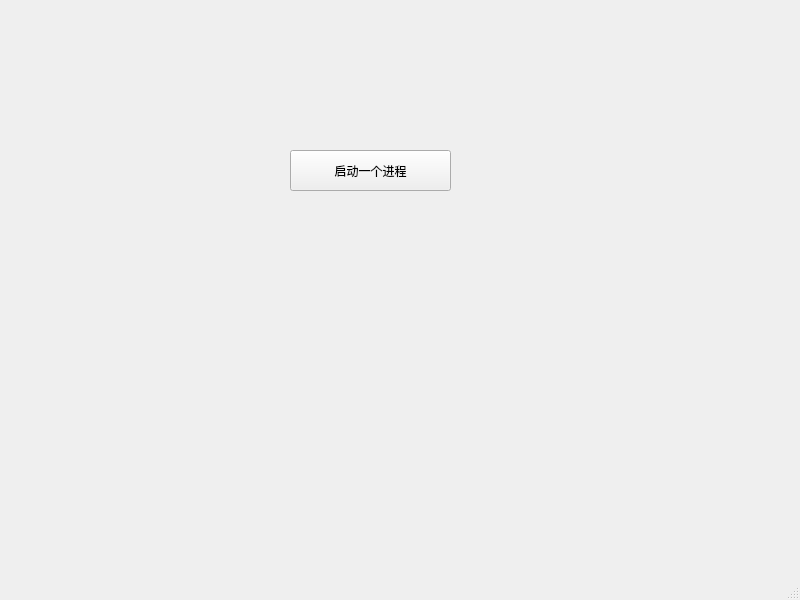
<?xml version="1.0" encoding="UTF-8"?>
<ui version="4.0">
 <class>MainWindow</class>
 <widget class="QMainWindow" name="MainWindow">
  <property name="geometry">
   <rect>
    <x>0</x>
    <y>0</y>
    <width>800</width>
    <height>600</height>
   </rect>
  </property>
  <property name="windowTitle">
   <string>MainWindow</string>
  </property>
  <widget class="QWidget" name="centralwidget">
   <widget class="QPushButton" name="pushButton">
    <property name="geometry">
     <rect>
      <x>290</x>
      <y>150</y>
      <width>161</width>
      <height>41</height>
     </rect>
    </property>
    <property name="text">
     <string>启动一个进程</string>
    </property>
   </widget>
  </widget>
  <widget class="QMenuBar" name="menubar">
   <property name="geometry">
    <rect>
     <x>0</x>
     <y>0</y>
     <width>800</width>
     <height>22</height>
    </rect>
   </property>
  </widget>
  <widget class="QStatusBar" name="statusbar"/>
 </widget>
 <resources/>
 <connections/>
</ui>
